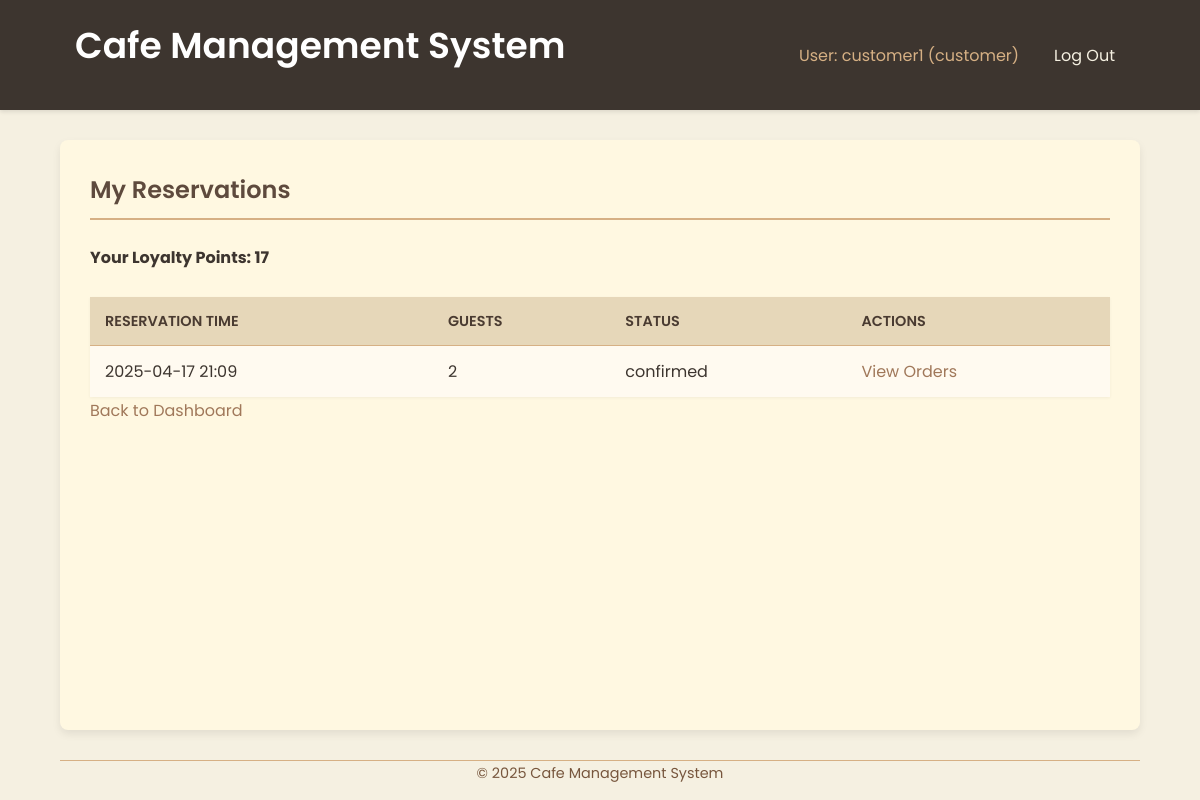
Page /customer/reservations (signed in) on the earlier database version.
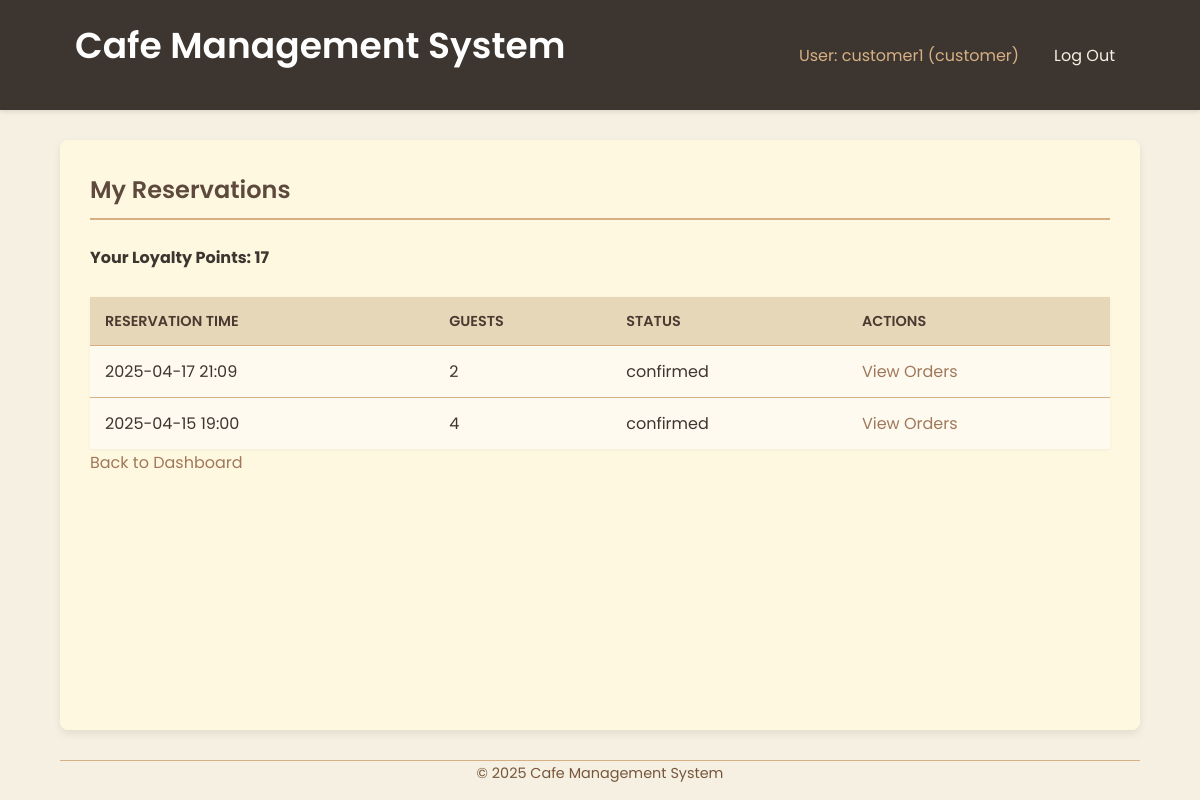
Same page on the later database version.
### tables this page shows
CREATE TABLE reservations (
            id INTEGER PRIMARY KEY AUTOINCREMENT,
            customer_id INTEGER NOT NULL,
            reservation_time DATETIME NOT NULL,
            num_guests INTEGER NOT NULL,
            status TEXT DEFAULT 'confirmed', -- e.g., confirmed, completed, cancelled
            created_at TIMESTAMP DEFAULT CURRENT_TIMESTAMP,
            FOREIGN KEY (customer_id) REFERENCES users(id)
        );

### app.py (the view)
@app.route('/customer/reservations')
@login_required
@role_required('customer')
def customer_view_reservations():
    reservations = []
    loyalty_points = 0
    db = get_db()
    if not db: return render_template('customer/view_reservations.html', reservations=[], loyalty_points=0, error="Database connection failed")
    customer_id = session['user_id']
    try:
        cursor = db.execute(
            'SELECT id, reservation_time, num_guests, status FROM reservations WHERE customer_id = ? ORDER BY reservation_time DESC',
            (customer_id,)
        )
        reservations = cursor.fetchall()
        cursor = db.execute('SELECT loyalty_points FROM users WHERE id = ?', (customer_id,))
        user_data = cursor.fetchone()
        if user_data:
             loyalty_points = user_data['loyalty_points']
    except sqlite3.Error as e:
        print(f"DB Error fetching reservations/loyalty: {e}")
        flash("Could not fetch reservation history.", "danger")
    return render_template('customer/view_reservations.html', reservations=reservations, loyalty_points=loyalty_points)

### app.py (called while the page is built)
def get_db():
    if 'db' not in g:
        try:
            g.db = sqlite3.connect(DATABASE)
            g.db.row_factory = sqlite3.Row # Return rows as dictionary-like objects
            print("Database connection opened.")
        except sqlite3.Error as e:
            print(f"Database connection error: {e}")
            flash("Database connection error. Please try again later.", "danger")
            g.db = None # Ensure db is None if connection failed
    return g.db

@app.context_processor
def inject_current_year():
    return {'current_year': datetime.datetime.now().year}

def login_required(f):
    @wraps(f)
    def decorated_function(*args, **kwargs):
        if 'user_id' not in session:
            flash('Please log in to access this page.', 'warning')
            return redirect(url_for('login'))
        return f(*args, **kwargs)
    return decorated_function

### templates/customer/view_reservations.html (shortened to what this page needs)
{% extends 'base.html' %}
{% block content %}
  <h2>My Reservations</h2>
  <p><strong>Your Loyalty Points: {{ loyalty_points }}</strong></p>
  {% if reservations %}
    <table>
      <thead>
        <tr>
          <th>Reservation Time</th>
          <th>Guests</th>
          <th>Status</th>
          <th>Actions</th>
        </tr>
      </thead>
      <tbody>
        {% for reservation in reservations %}
          <tr>
            <td>{{ reservation['reservation_time'].replace('T', ' ') }}</td>
            <td>{{ reservation['num_guests'] }}</td>
            <td>{{ reservation['status'] }}</td>
            <td>
                <a href="{{ url_for('customer_view_orders', res_id=reservation['id']) }}">View Orders</a>
                </td>
          </tr>
        {% endfor %}
      </tbody>
    </table>
  {% else %}
    <p>You have no reservations yet.</p>
  {% endif %}
  <p><a href="{{ url_for('customer_dashboard') }}">Back to Dashboard</a></p>
{% endblock %}

Differences in the rows shown:
added reservations: reservation_time.replace "2025-04-15 19:00", num_guests "4", status "confirmed"
